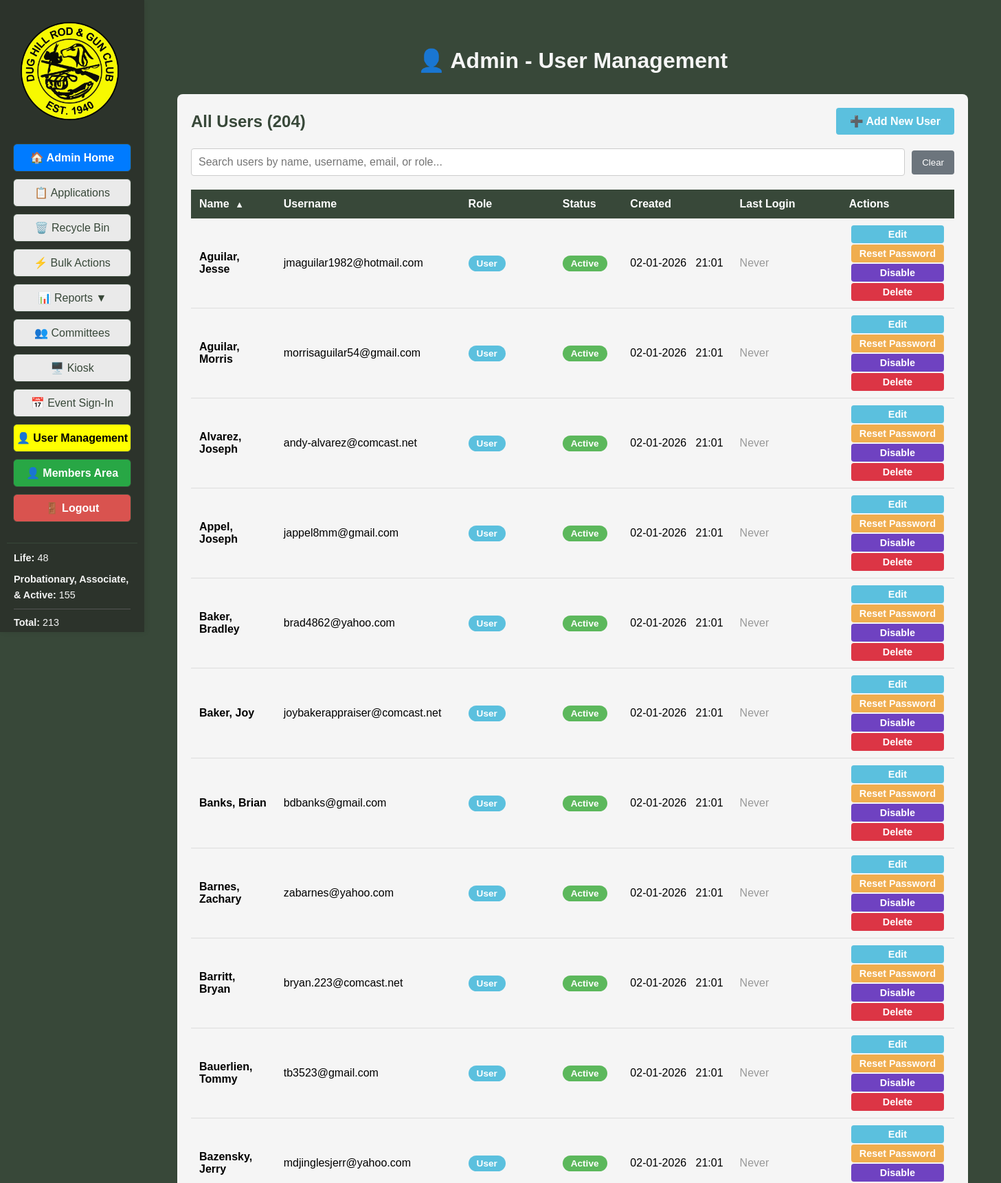
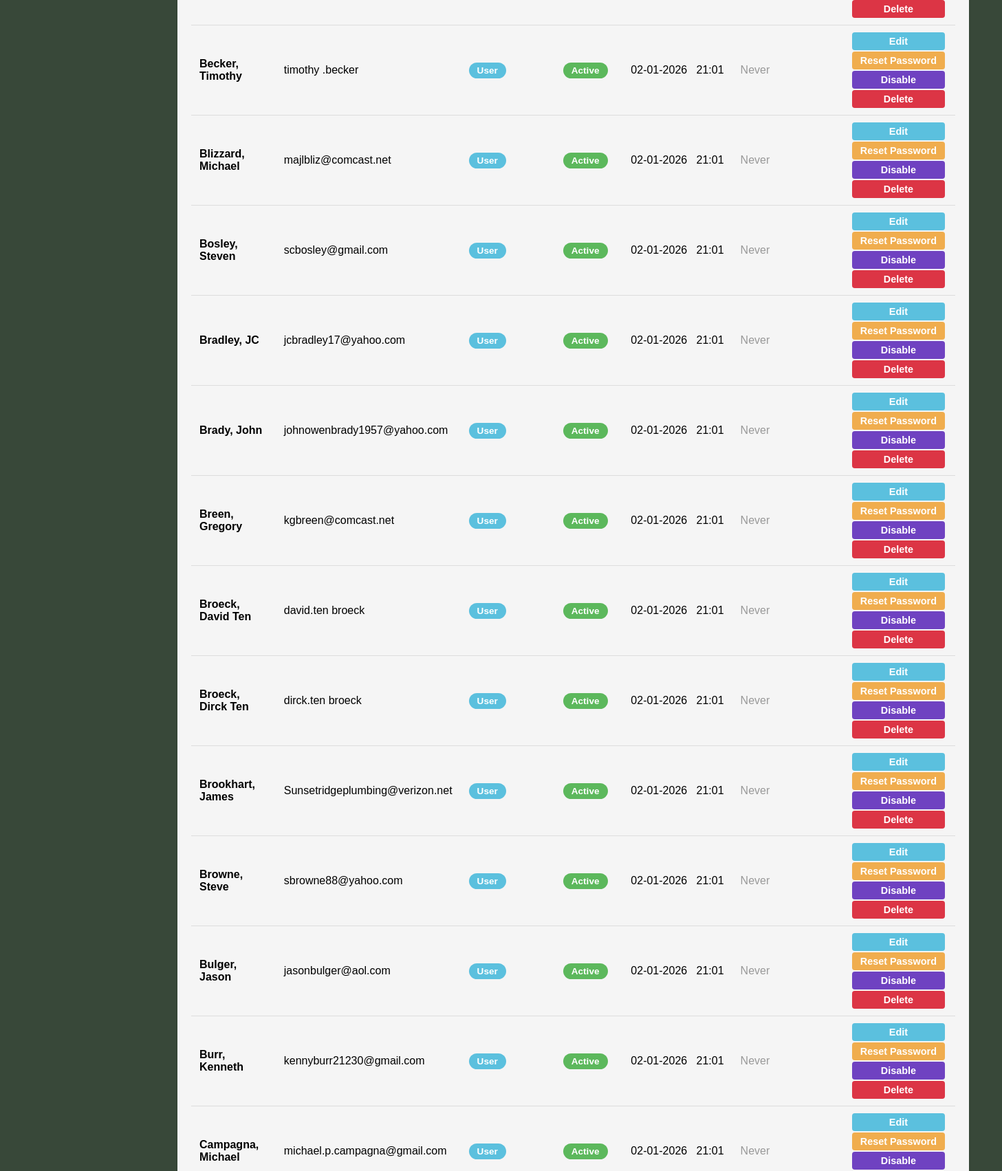
Page /admin/users (signed in, upper part) on the committed database (2 pictures, top to bottom).
### tables this page shows
CREATE TABLE users (
            id INTEGER PRIMARY KEY AUTOINCREMENT,
            username TEXT UNIQUE NOT NULL,
            name TEXT,
            password_hash TEXT NOT NULL,
            email TEXT UNIQUE NOT NULL,
            created_at TEXT NOT NULL,
            is_active INTEGER DEFAULT 1,
            role TEXT DEFAULT 'User',
            must_change_password INTEGER DEFAULT 0
        , failed_login_attempts INTEGER DEFAULT 0, locked_until TEXT, last_login TEXT, last_password_change TEXT);

### DH_DB_Webapp/app.py (the view, shortened to what this page needs)
@app.route('/admin/users', methods=['GET', 'POST'])
@login_required
@admin_required
def admin_users():
	all_users = [dict(user) for user in database.get_all_users()]
	for user in all_users:
		member = database.get_member_by_email(user['email'])
		user['member_id'] = member['id'] if member else None
	member_stats = get_member_stats()
	pending_applications = get_pending_application_count()
	return render_template('admin_users.html', users=all_users, active_page='admin_users', member_stats=member_stats, pending_applications=pending_applications)

### DH_DB_Webapp/app.py (called while the page is built)
def register_context_processors(app):
	@app.context_processor
	def inject_applications():
		try:
			from flask_login import current_user
			import database
			if current_user.is_authenticated and current_user.is_admin_or_bdfl():
				applications = database.get_all_applications(status='pending')
			else:
				applications = []
		except Exception:
			applications = []
		return dict(applications=applications)

@app.before_request
def exempt_csrf_for_event_signin():
    if request.endpoint == 'event_signin_submit':
        g.csrf_validated = True

@login_manager.user_loader
def load_user(user_id):
    user_data = database.get_user_by_id(int(user_id))
    if user_data:
        try:
            role = user_data['role']
        except (KeyError, IndexError):
            role = 'User'
        try:
            must_change_password = bool(user_data['must_change_password'])
        except (KeyError, IndexError):
            must_change_password = False
        return User(
            id=user_data['id'],
            username=user_data['username'],
            email=user_data['email'],
            role=role,
            is_active=bool(user_data['is_active']),
            must_change_password=must_change_password
        )
    return None

def format_name_last_first(value):
    if not value or value == '-':
        return value or '-'
    try:
        parts = value.strip().split()
        if len(parts) >= 2:
            last_name = parts[-1]
            first_middle = ' '.join(parts[:-1])
            return f"{last_name}, {first_middle}"
        else:
            return value
    except Exception:
        return value

def get_member_stats():
	all_members = database.get_all_members()
	life_count = len([m for m in all_members if m['membership_type'] == 'Life'])
	voting_count = len([m for m in all_members if m['membership_type'] in ['Probationary', 'Associate', 'Active']])
	total_count = len(all_members)
	return {
		'life_members': life_count,
		'voting_members': voting_count,
		'total_members': total_count
	}

def get_pending_application_count():
	try:
		applications = database.get_all_applications(status='pending')
		return len(applications)
	except:
		return 0

    @property
    def is_active(self):
        return self._is_active

    def is_bdfl(self):
        return self.role == 'BDFL'

    def is_admin_or_bdfl(self):
        return self.role in ('BDFL', 'Administrator')

### DH_DB_Webapp/templates/admin_users.html (shortened to what this page needs)
<!DOCTYPE html>
<html>
<head>
</head>
<body style="background-color:#384839; font-family:Arial, Helvetica, sans-serif;">
    <div style="display:flex; flex-direction:row;">
        <div style="position:fixed; top:0; left:0; height:100vh; width:210px; background-color:#2c332b; display:flex; flex-direction:column; align-items:center; padding-top:120px; z-index:100; box-shadow:2px 0 8px rgba(0,0,0,0.08); overflow-y:auto;">
            <img src="{{ url_for('static', filename='Main_Logo-removebg-preview.png') }}" alt="Main Logo" style="height:143px; margin-top:-88px; margin-left:-8px; margin-bottom:34px;">
            <a href="{{ url_for('admin_dashboard') }}" style="width:170px; display:inline-block; padding:10px 0; margin-bottom:10px; border-radius:6px; border:1px solid #384839; background-color:#007bff; color:#ffffff; text-decoration:none; font-weight:bold; font-size:1em; font-family:Arial, Helvetica, sans-serif; box-shadow:0 1px 2px rgba(0,0,0,0.04); text-align:center;">🏠 Admin Home</a>
            {% if current_user.is_admin_or_bdfl() %}
            <a href="{{ url_for('admin_applications') }}" class="{{ 'active-menu' if active_page == 'admin_applications' else '' }}" style="width:170px; display:inline-block; padding:10px 0; margin-bottom:10px; border-radius:6px; border:1px solid #384839; background-color:#eaeaea; color:#384839; text-decoration:none; font-weight:{{ 'bold' if active_page == 'admin_applications' else 'normal' }}; font-size:1em; font-family:Arial, Helvetica, sans-serif; box-shadow:0 1px 2px rgba(0,0,0,0.04); text-align:center; position:relative;">📋 Applications</a>
            {% endif %}
            <a href="{{ url_for('recycle_bin') }}" style="width:170px; display:inline-block; padding:10px 0; margin-bottom:10px; border-radius:6px; border:1px solid #384839; background-color:#eaeaea; color:#384839; text-decoration:none; font-weight:normal; font-size:1em; font-family:Arial, Helvetica, sans-serif; box-shadow:0 1px 2px rgba(0,0,0,0.04); text-align:center;">🗑️ Recycle Bin</a>
            <a href="{{ url_for('bulk_actions') }}" style="width:170px; display:inline-block; padding:10px 0; margin-bottom:10px; border-radius:6px; border:1px solid #384839; background-color:#eaeaea; color:#384839; text-decoration:none; font-weight:normal; font-size:1em; font-family:Arial, Helvetica, sans-serif; box-shadow:0 1px 2px rgba(0,0,0,0.04); text-align:center;">⚡ Bulk Actions</a>
            <div class="menu-toggle" onclick="toggleSubmenu()" style="width:170px; display:inline-block; padding:10px 0; margin-bottom:10px; border-radius:6px; border:1px solid #384839; background-color:#eaeaea; color:#384839; text-decoration:none; font-weight:normal; font-size:1em; font-family:Arial, Helvetica, sans-serif; box-shadow:0 1px 2px rgba(0,0,0,0.04); text-align:center;">
                📊 Reports <span id="submenu-arrow">▼</span>
            </div>
            <a href="{{ url_for('committees') }}" style="width:170px; display:inline-block; padding:10px 0; margin-bottom:10px; border-radius:6px; border:1px solid #384839; background-color:#eaeaea; color:#384839; text-decoration:none; font-weight:normal; font-size:1em; font-family:Arial, Helvetica, sans-serif; box-shadow:0 1px 2px rgba(0,0,0,0.04); text-align:center;">👥 Committees</a>
            <a href="{{ url_for('kiosk') }}" target="_blank" style="width:170px; display:inline-block; padding:10px 0; margin-bottom:10px; border-radius:6px; border:1px solid #384839; background-color:#eaeaea; color:#384839; text-decoration:none; font-weight:normal; font-size:1em; font-family:Arial, Helvetica, sans-serif; box-shadow:0 1px 2px rgba(0,0,0,0.04); text-align:center;">🖥️ Kiosk</a>
            <a href="{{ url_for('event_signin') }}" class="{{ 'active-menu' if active_page == 'event_signin' else '' }}" style="width:170px; display:inline-block; padding:10px 0; margin-bottom:10px; border-radius:6px; border:1px solid #384839; background-color:#eaeaea; color:#384839; text-decoration:none; font-weight:{{ 'bold' if active_page == 'event_signin' else 'normal' }}; font-size:1em; font-family:Arial, Helvetica, sans-serif; box-shadow:0 1px 2px rgba(0,0,0,0.04); text-align:center;">📅 Event Sign-In</a>
            {% if current_user.is_admin_or_bdfl() %}
            <a href="{{ url_for('admin_users') }}" class="active-menu" style="width:170px; display:inline-block; padding:10px 0; margin-bottom:10px; border-radius:6px; border:1px solid #384839; background-color:rgb(255,255,0); color:#000000; text-decoration:none; font-weight:bold; font-size:1em; font-family:Arial, Helvetica, sans-serif; box-shadow:0 1px 2px rgba(0,0,0,0.04); text-align:center; position:relative;">
                <span style="display:inline-block; vertical-align:middle;">👤 User Management</span>
            </a>
            {% endif %}
            <a href="{{ url_for('member_dashboard') }}" style="width:170px; display:inline-block; padding:10px 0; margin-bottom:10px; border-radius:6px; border:1px solid #384839; background-color:#28a745; color:#ffffff; text-decoration:none; font-weight:bold; font-size:1em; font-family:Arial, Helvetica, sans-serif; box-shadow:0 1px 2px rgba(0,0,0,0.04); text-align:center;">👤 Members Area</a>
            <a href="{{ url_for('logout') }}" style="width:170px; display:inline-block; padding:10px 0; margin-bottom:10px; border-radius:6px; border:1px solid #384839; background-color:#d9534f; color:#ffffff; text-decoration:none; font-weight:bold; font-size:1em; font-family:Arial, Helvetica, sans-serif; box-shadow:0 1px 2px rgba(0,0,0,0.04); text-align:center;">🚪 Logout</a>
            <div style="width:170px; margin-top:20px; padding:10px; border-top:1px solid #384839;">
                <div style="color:#f5f5f5; font-size:0.9em; line-height:1.6; text-align:left;">
                    <div style="margin-bottom:8px;"><strong>Life:</strong> {{ member_stats.life_members }}</div>
                    <div style="margin-bottom:8px;"><strong>Probationary, Associate, & Active:</strong> {{ member_stats.voting_members }}</div>
                    <div style="border-top:1px solid #555; padding-top:8px;"><strong>Total:</strong> {{ member_stats.total_members }}</div>
                </div>
            </div>
        </div>
        <div style="flex:1; margin-left:210px; padding:40px;">
            <h1 style="color:#f5f5f5; text-align:center; margin-bottom:30px;">👤 Admin - User Management</h1>
            <div class="user-table" style="margin-top:30px; margin-bottom:30px;">
                <div style="display:flex; justify-content:space-between; align-items:center; margin-bottom:20px;">
                    <h2 style="color:#384839; margin:0;">All Users ({{ users|length }})</h2>
                    <button onclick="openAddUserModal()" style="padding:10px 20px; background-color:#5bc0de; color:white; border:none; border-radius:4px; font-size:1em; font-weight:bold; cursor:pointer;">➕ Add New User</button>
                </div>
                <div style="margin-bottom:20px; display:flex; align-items:center; gap:10px;">
                    <input type="text" id="userSearch" placeholder="Search users by name, username, email, or role..."
                           style="flex:1; padding:10px; border:1px solid #ccc; border-radius:4px; font-size:1em;">
                    <button onclick="clearSearch()" style="padding:10px 15px; background-color:#6c757d; color:white; border:none; border-radius:4px; cursor:pointer;">Clear</button>
                </div>
                <table>
                    <thead>
                        <tr>
                            <th>Name</th>
                            <th>Username</th>
                            <th>Role</th>
                            <th>Status</th>
                            <th>Created</th>
                            <th>Last Login</th>
                            <th class="not-sortable">Actions</th>
                        </tr>
                    </thead>
                    <tbody>
                        {% for user in users %}
                        {% if user.member_id %}
                        <tr class="user-row" onclick="window.location.href='{{ url_for('member_details', member_id=user.member_id) }}'" style="cursor: pointer;">
                        {% else %}
                        <tr class="user-row">
                        {% endif %}
                            <td><strong>{{ user.name | format_name_last_first if user.name else '-' }}</strong></td>
                            <td>{{ user.username }}</td>
                            <td>
                                <span class="role-badge role-{{ user.role|lower }}">{{ user.role }}</span>
                            </td>
                            <td>
                                <span class="status-badge status-{{ 'active' if user.is_active else 'inactive' }}">{{ 'Active' if user.is_active else 'Inactive' }}</span>
                            </td>
                            <td>{{ user.created_at[5:7] }}-{{ user.created_at[8:10] }}-{{ user.created_at[:4] }}&nbsp;&nbsp;&nbsp;{{ user.created_at[11:16] }}</td>
                            <td>{% if user.last_login %}{{ user.last_login[5:7] }}-{{ user.last_login[8:10] }}-{{ user.last_login[:4] }}&nbsp;&nbsp;&nbsp;{{ user.last_login[11:16] }}{% else %}<span style="color:#999;">Never</span>{% endif %}</td>
                            <td onclick="event.stopPropagation()" style="white-space: nowrap;">
                                <div style="display: flex; flex-direction: column; gap: 2px;">
                                    <button onclick="editUser({{ user.id }})" class="btn-action btn-edit" {% if user.role == 'BDFL' and not current_user.is_bdfl() %}disabled{% endif %}>Edit</button>
                                    <button onclick="resetPassword({{ user.id }}, '{{ user.username }}')" class="btn-action btn-reset" {% if user.role == 'BDFL' and user.id != current_user.id %}disabled{% endif %}>Reset Password</button>
                                    {% if user.is_active %}
                                    <button onclick="toggleUserStatus({{ user.id }}, '{{ user.username }}', false)" class="btn-action btn-disable" {% if user.role == 'BDFL' %}disabled{% endif %}>Disable</button>
                                    {% else %}
                                    <button onclick="toggleUserStatus({{ user.id }}, '{{ user.username }}', true)" class="btn-action btn-enable" {% if user.role == 'BDFL' %}disabled{% endif %}>Enable</button>
                                    {% endif %}
                                    <button onclick="deleteUser({{ user.id }}, '{{ user.username }}')" class="btn-action btn-delete" {% if user.role == 'BDFL' or user.id == current_user.id %}disabled{% endif %}>Delete</button>
                                </div>
                            </td>
                        </tr>
                        {% endfor %}
                    </tbody>
                </table>
            </div>
        </div>
    </div>
</body>
</html>

### DH_DB_Webapp/templates/admin_users.html (style rules this page uses)
.active-menu { background-color: rgb(255,255,0) !important; color: #000000 !important; }
.menu-toggle { cursor: pointer; user-select: none; }
.user-table { background-color: #f5f5f5; border-radius: 8px; padding: 20px; box-shadow: 0 2px 4px rgba(0,0,0,0.1); }
.user-table table { width: 100%; border-collapse: collapse; }
.user-table th { background-color: #384839; color: white; padding: 12px; text-align: left; font-weight: bold; cursor: pointer; user-select: none; position: relative; }
.user-table th:not(.not-sortable) { cursor: pointer; transition: background-color 0.2s ease; }
.user-table th.not-sortable { cursor: default; }
.user-table th.sort-asc::after { content: ' ▲'; font-size: 0.8em; margin-left: 5px; }
.user-table td { padding: 10px 12px; border-bottom: 1px solid #ddd; }
.role-badge { display: inline-block; padding: 4px 12px; border-radius: 12px; font-size: 0.85em; font-weight: bold; }
.role-user { background-color: #5bc0de; color: white; }
.status-badge { display: inline-block; padding: 4px 12px; border-radius: 12px; font-size: 0.85em; font-weight: bold; }
.status-active { background-color: #5cb85c; color: white; }
.btn-action { padding: 5px 12px; margin: 0 3px; border: none; border-radius: 4px; font-size: 0.9em; font-weight: bold; cursor: pointer; color: white; }
.btn-edit { background-color: #5bc0de; }
.btn-reset { background-color: #f0ad4e; }
.btn-disable { background-color: #6f42c1; }
.btn-delete { background-color: #dc3545; }

### rows in the picture
users: name "Bradley, JC", username "jcbradley17@yahoo.com", role "User", is_active "Active", created_at "02", created_at "01", created_at "2026", created_at "21:01"
users: name "Aguilar, Morris", username "morrisaguilar54@gmail.com", role "User", is_active "Active", created_at "02", created_at "01", created_at "2026", created_at "21:01"
users: name "Burr, Kenneth", username "kennyburr21230@gmail.com", role "User", is_active "Active", created_at "02", created_at "01", created_at "2026", created_at "21:01"
users: name "Barnes, Zachary", username "zabarnes@yahoo.com", role "User", is_active "Active", created_at "02", created_at "01", created_at "2026", created_at "21:01"
users: name "Breen, Gregory", username "kgbreen@comcast.net", role "User", is_active "Active", created_at "02", created_at "01", created_at "2026", created_at "21:01"
users: name "Blizzard, Michael", username "majlbliz@comcast.net", role "User", is_active "Active", created_at "02", created_at "01", created_at "2026", created_at "21:01"
users: name "Banks, Brian", username "bdbanks@gmail.com", role "User", is_active "Active", created_at "02", created_at "01", created_at "2026", created_at "21:01"
users: name "Baker, Bradley", username "brad4862@yahoo.com", role "User", is_active "Active", created_at "02", created_at "01", created_at "2026", created_at "21:01"
users: name "Baker, Joy", username "joybakerappraiser@comcast.net", role "User", is_active "Active", created_at "02", created_at "01", created_at "2026", created_at "21:01"
users: name "Barritt, Bryan", username "bryan.223@comcast.net", role "User", is_active "Active", created_at "02", created_at "01", created_at "2026", created_at "21:01"
users: name "Brookhart, James", username "Sunsetridgeplumbing@verizon.net", role "User", is_active "Active", created_at "02", created_at "01", created_at "2026", created_at "21:01"
users: name "Campagna, Michael", username "michael.p.campagna@gmail.com", role "User", is_active "Active", created_at "02", created_at "01", created_at "2026", created_at "21:01"
users: name "Appel, Joseph", username "jappel8mm@gmail.com", role "User", is_active "Active", created_at "02", created_at "01", created_at "2026", created_at "21:01"
users: name "Bulger, Jason", username "jasonbulger@aol.com", role "User", is_active "Active", created_at "02", created_at "01", created_at "2026", created_at "21:01"
users: name "Bazensky, Jerry", username "mdjinglesjerr@yahoo.com", role "User", is_active "Active", created_at "02", created_at "01", created_at "2026", created_at "21:01"
users: name "Browne, Steve", username "sbrowne88@yahoo.com", role "User", is_active "Active", created_at "02", created_at "01", created_at "2026", created_at "21:01"
users: name "Broeck, David Ten", username "david.ten broeck", role "User", is_active "Active", created_at "02", created_at "01", created_at "2026", created_at "21:01"
users: name "Broeck, Dirck Ten", username "dirck.ten broeck", role "User", is_active "Active", created_at "02", created_at "01", created_at "2026", created_at "21:01"
users: name "Brady, John", username "johnowenbrady1957@yahoo.com", role "User", is_active "Active", created_at "02", created_at "01", created_at "2026", created_at "21:01"
users: name "Becker, Timothy", username "timothy .becker", role "User", is_active "Active", created_at "02", created_at "01", created_at "2026", created_at "21:01"
users: name "Bauerlien, Tommy", username "tb3523@gmail.com", role "User", is_active "Active", created_at "02", created_at "01", created_at "2026", created_at "21:01"
users: name "Aguilar, Jesse", username "jmaguilar1982@hotmail.com", role "User", is_active "Active", created_at "02", created_at "01", created_at "2026", created_at "21:01"
users: name "Alvarez, Joseph", username "andy-alvarez@comcast.net", role "User", is_active "Active", created_at "02", created_at "01", created_at "2026", created_at "21:01"
users: name "Bosley, Steven", username "scbosley@gmail.com", role "User", is_active "Active", created_at "02", created_at "01", created_at "2026", created_at "21:01"

### other values in the picture
{{ member_stats.life_members }} "48"
{{ member_stats.voting_members }} "155"
{{ member_stats.total_members }} "213"
{{ users|length }} "204"
